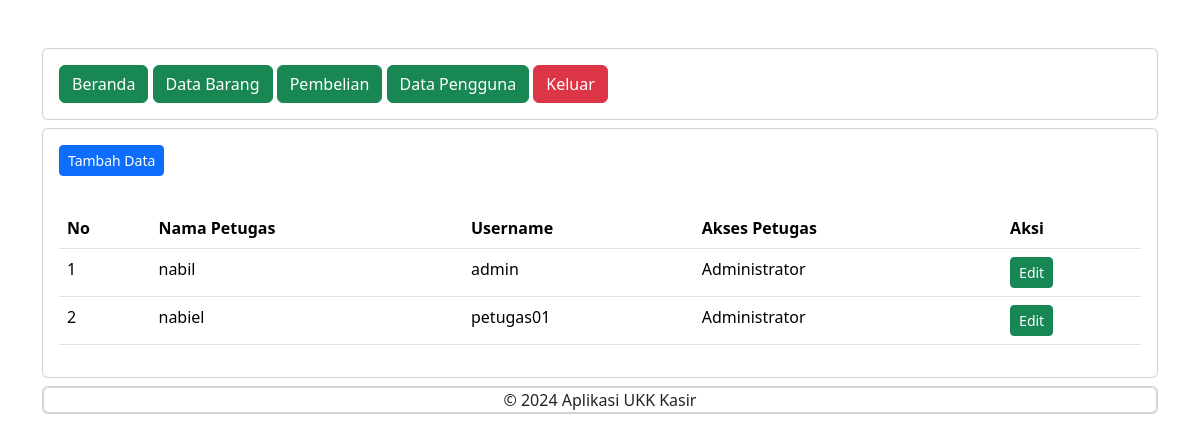
The page /administrator/data_pengguna.php (signed in) on the database its author committed.
### tables this page shows
CREATE TABLE `petugas` (
  `id_petugas` int(11) NOT NULL,
  `nama_petugas` varchar(255) NOT NULL,
  `username` text NOT NULL,
  `password` text NOT NULL,
  `level` int(11) NOT NULL
);

### administrator/data_pengguna.php (the view, shortened to what this page needs)
<?php
include '../koneksi.php';
include "header.php";
include "navbar.php";
?>
<div class="card mt-2">
    <div class="card-body">
        <button type="button" class="btn btn-primary btn-sm" data-bs-toggle="modal" data-bs-target="#tambah-data">
            Tambah Data
        </button>
    </div>
    <div class="card-body">
        <table class="table">
            <thead>
                <tr>
                    <th>No</th>
                    <th>Nama Petugas</th>
                    <th>Username</th>
                    <th>Akses Petugas</th>
                    <th>Aksi</th>
                </tr>
            </thead>
            <tbody>
                <?php
                $no = 1;
                $data = mysqli_query($koneksi,"select * from petugas");
                while($d = mysqli_fetch_array($data)){
                    ?>
                    <tr>
                        <td><?= $no++ ?></td>
                        <td><?= $d['nama_petugas']; ?></td>
                        <td><?= $d['username']; ?></td>
                        <td>
                            <?php
                            if ($d['level'] == '1') { ?>
                                Administrator
                            <?php } else { ?>
                                Petugas
                            <?php } ?>
                        </td>
                        <td>
                            <button type="button" class="btn btn-success btn-sm" data-bs-toggle="modal" data-bs-target="#edit-data<?= $d['id_petugas'] ?>">
                                Edit
                            </button>
                        </td>
                    </tr>
                <?php } ?>
            </tbody>
        </table>
    </div>
</div>
<?php
include "footer.php";
?>

### rows shown on the page
petugas: nama_petugas "nabil", username "admin", level "Administrator"
petugas: nama_petugas "nabiel", username "petugas01", level "Administrator"
